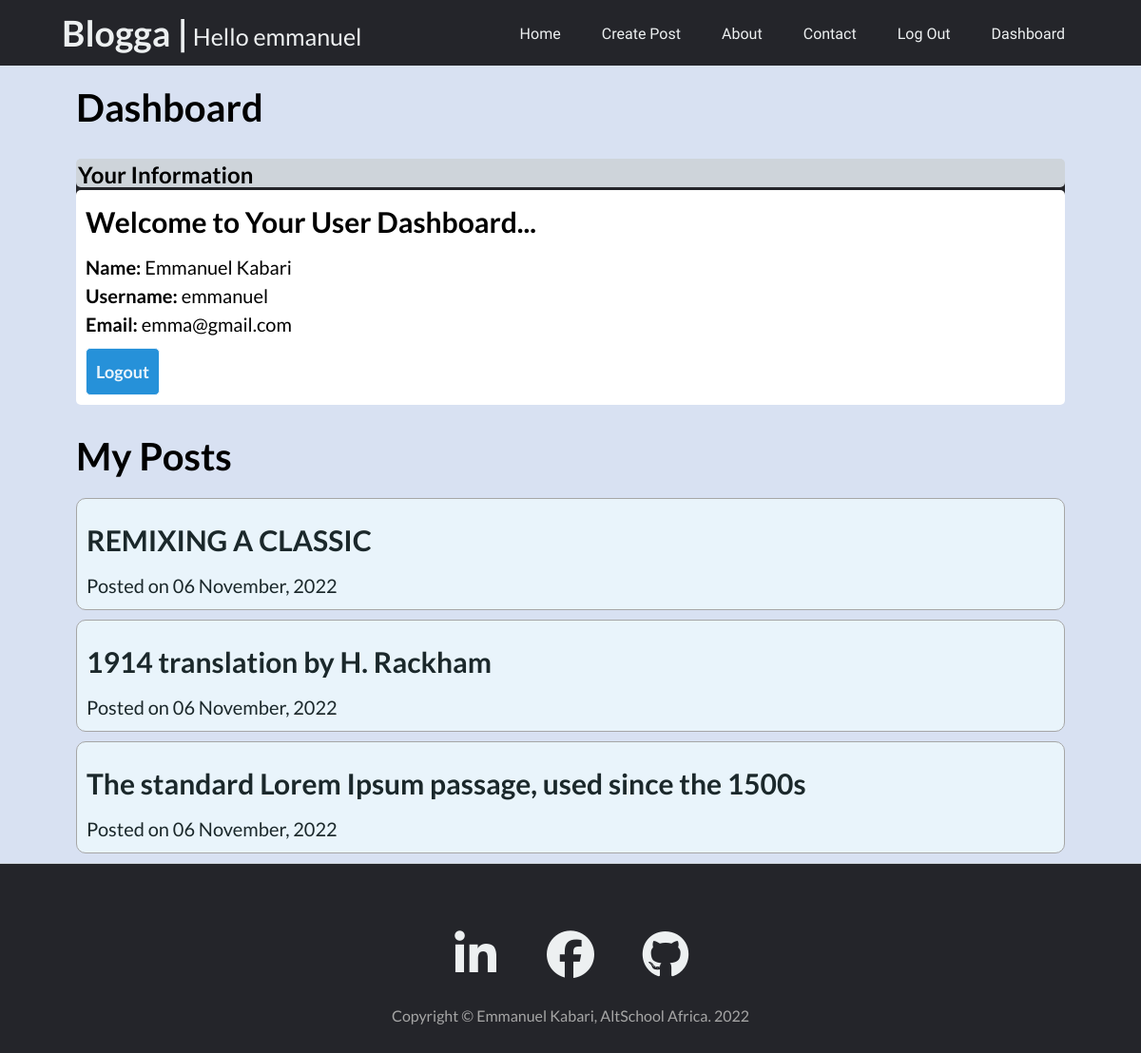
The app's page /dashboard/1 (signed in), older data.
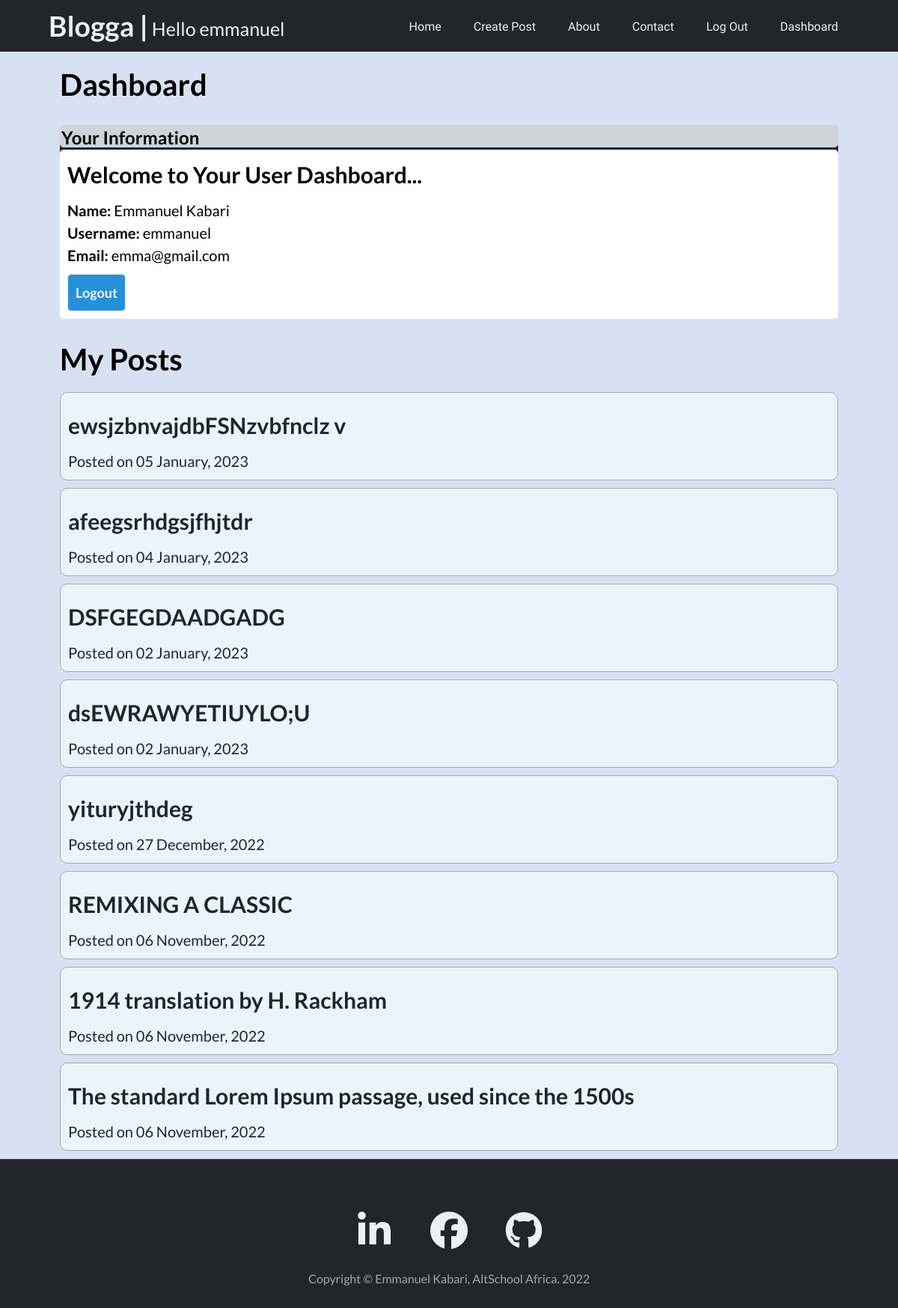
The same page, newer data.
### app.py (models this page shows, shortened)
class BlogPost(db.Model):
    __tablename__ = 'blog_post'
    id = db.Column(db.Integer(), primary_key=True)
    caption = db.Column(db.String(), nullable=False)
    content = db.Column(db.String(), nullable=False)
    owner_id = db.Column(db.Integer(), db.ForeignKey(
        'users.id'), nullable=False)
    date_created = db.Column(db.DateTime(), default=datetime.utcnow)

### app.py (the view)
@app.route("/dashboard/<int:id>")
@login_required
def dashboard(id):
    user = User.query.filter_by(id=id).first()
    if current_user.id == user.id:
        users_id = user.id
        posts = BlogPost.query.filter_by(owner_id=users_id).order_by(
            desc(BlogPost.date_created)).all()
    return render_template("dashboard.html", posts=posts)

### app.py (called while the page is built)
@login_manager.user_loader
def user_loader(id):
    return User.query.get(int(id))

### templates/dashboard.html (shortened to what this page needs)
{% extends 'base.html' %}
{% block content %}
<body class="board">
    <section class="dashboard-section">
        <div class="dashboard-title">
            <h1>Dashboard</h1>
        </div>
        <div class="card">
            <div class="card-header">
                <h2>Your Information</h2>
            </div>
            <div class="card-body">
                <h4 class="card-title">Welcome to Your User Dashboard...</h4>
                <p class="card-text">
                    <strong>Name: </strong>{{ current_user.firstname }} {{ current_user.lastname }}<br>
                    <strong>Username: </strong>{{ current_user.username }}<br>
                    <strong>Email: </strong>{{ current_user.email }}<br>
                </p>
                <div class="logout-button">
                    <a href="{{url_for('logout')}}"><input class="logout-btn" id="logout-btn" type="submit"
                            value="Logout"></a>
                </div>
            </div>
        </div>
    </section>
    <section class="dashboard-section">
        <div class="dashboard-title">
            <h1>My Posts</h1>
        </div>
        {% if current_user.is_authenticated %}
            {% for post in posts %}
        <div class="card-post">
            <div class="card-body-card">
                <a href="{{ url_for('view_post', id=post.id) }}">
                <h4 class="card-title">{{ post.caption }}</h4>
                <p class="card-text">
                    Posted on {{post.date_created.strftime('%d %B, %Y')}}
                </p>
                </a>
            </div>
        </div>
            {% endfor %}
        {% endif %}
    </section>
</body>
{% endblock %}

Row changes from the older to the newer data that the page shows:
added BlogPost: caption "ewsjzbnvajdbFSNzvbfnclz v", date_created "05 January, 2023"
added BlogPost: caption "afeegsrhdgsjfhjtdr", date_created "04 January, 2023"
added BlogPost: caption "DSFGEGDAADGADG", date_created "02 January, 2023"
added BlogPost: caption "dsEWRAWYETIUYLO;U", date_created "02 January, 2023"
added BlogPost: caption "yituryjthdeg", date_created "27 December, 2022"
